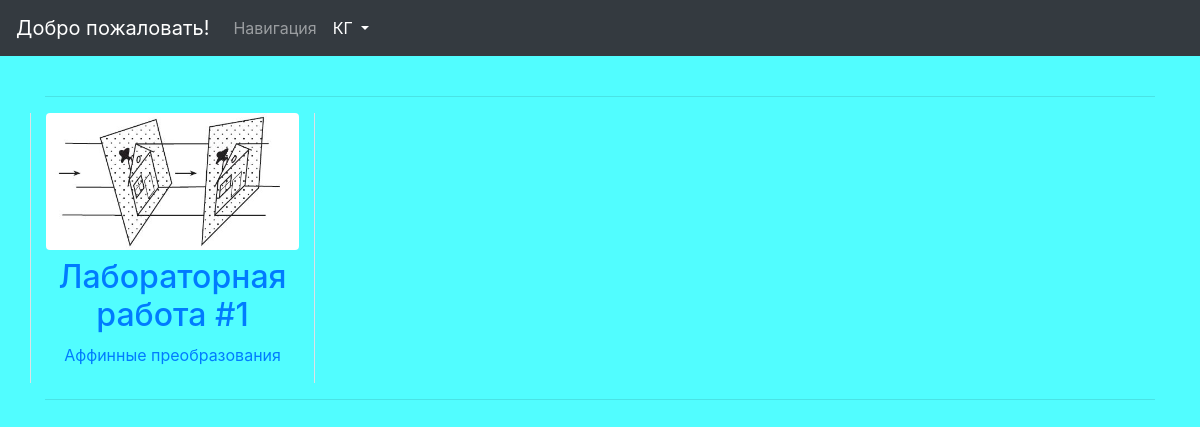
Page /graphics/ on the earlier database version.
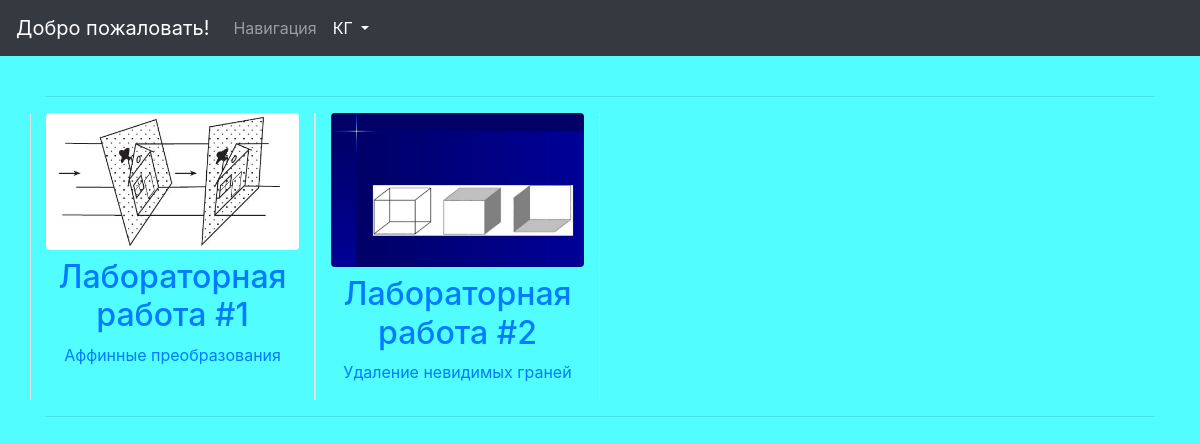
Same page on the later database version.
### computer_graphics/models.py (models this page shows, shortened)
class Lab(models.Model):
    number = models.IntegerField()
    description = models.CharField(max_length=150)
    image = models.ImageField(upload_to='computer_graphics/images')

### computer_graphics/views.py (the view)
# urls.py: path('', views.homepage, name='home'),
def homepage(request):
    if request.method == 'GET':
        return render(request, '../templates/computer_graphics/homepage.html')

### computer_graphics/context_processor.py (called while the page is built)
def labs_processor(request):
    return {'labs': Lab.objects.all()}

### templates/computer_graphics/homepage.html
{% extends 'base.html' %}
{% block content %}
<div class="container">
    <hr>
    <div class="row">
        {% for lab in labs %}
            <div class="border-right border-left col-lg-3 col-md-6 col-sm-12 col-xs-12">
                <a href="{% url 'graphics:labs' lab.number %}">
                    <img src="{{ lab.image.url }}" width="100%" class="img-fluid mb-2 rounded"/>
                    <h2 class="title">Лабораторная работа #{{ lab.number }}</h2>
                    <p class="text">{{ lab.description }}</p>
                </a>
            </div>
        {% endfor %}
    </div>
    <hr>
</div>
{% endblock %}

### templates/base.html (shortened to what this page needs)
<!doctype html>
<html lang="ru">
<head>
    <link rel="stylesheet" href="https://stackpath.bootstrapcdn.com/bootstrap/4.5.0/css/bootstrap.min.css"
>
    {% load static %}
    <link rel="stylesheet" href="{% static 'styles/styles.css' %}">
</head>
<body>
<nav class="navbar navbar-expand-lg navbar-dark bg-dark">
    <a class="navbar-brand" href="#">Добро пожаловать!</a>
    <div class="collapse navbar-collapse" id="navbarSupportedContent">
        <ul class="navbar-nav mr-auto">
            <li class="nav-item {% if request.resolver_match.view_name == 'home' %}active{% endif %}">
                <a class="nav-link" href="{% url 'home' %}">Навигация</a>
            </li>
            <li class="nav-item dropdown {% if 'graphics:' in request.resolver_match.view_name %}active{% endif %}">
                <a class="nav-link dropdown-toggle" href="#" id="navbarDropdown" role="button" data-toggle="dropdown"
                   aria-haspopup="true" aria-expanded="false">
                    КГ
                </a>
            </li>
        </ul>
    </div>
</nav>
<br>
    {% block content %}{% endblock %}
</body>
</html>

### static/styles/styles.css (style rules this page uses)
body { background-color: #51fdff; text-align: center !important; }

Differences in the rows shown:
added Lab: image (picture), number "2", description "Удаление невидимых граней"
